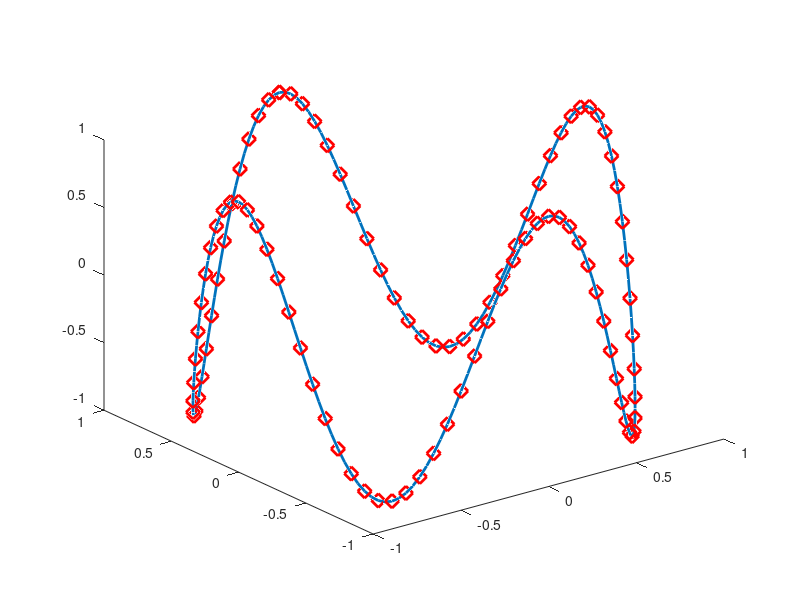

This figure's MATLAB source:
theta = 0:0.01*pi:2*pi;
x = sin(theta);
y = cos(theta);
z = cos(4*theta);
plot3(x,y,z,'LineWidth',2);
hold on;
theta = 0:0.02*pi:2*pi;
x = sin(theta);
y = cos(theta);
z = cos(4*theta);
plot3(x,y,z,'rd','MarkerSize',10,'LineWidth',2);